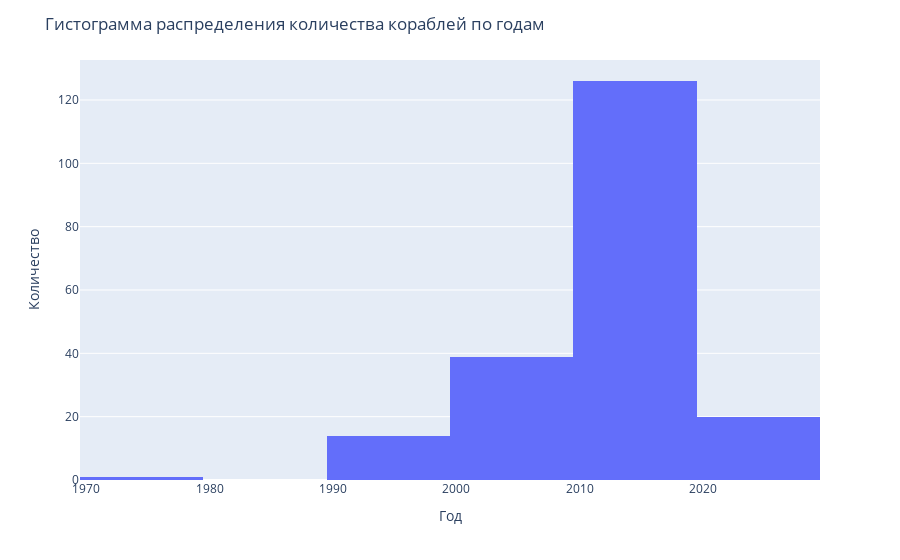

Notebook source saved alongside this figure:
### Code cell
value_counts = df.value_counts("built_year")
df_value_counts = pd.DataFrame(value_counts)
df_value_counts = df_value_counts.reset_index()
df_value_counts.columns = ['built_year', 'amount']

fig = px.histogram(df_value_counts, x='built_year', y='amount')
fig.update_layout(
    title="Гистограмма распределения количества кораблей по годам",
    xaxis_title="Год",
    yaxis_title="Количество"
)
fig.show()

### Figure 1 — Plotly figure (JSON) as saved in the notebook; plotly's stock layout.template omitted (floating-point values rounded to 4 significant figures)
{"data": [{"alignmentgroup": "True", "bingroup": "x", "histfunc": "sum", "hovertemplate": "built_year=%{x}<br>sum of amount=%{y}<extra></extra>", "legendgroup": "", "marker": {"color": "#636efa", "pattern": {"shape": ""}}, "name": "", "offsetgroup": "", "orientation": "v", "showlegend": false, "type": "histogram", "x": [2011, 2012, 2010, 2016, 2014, 2015, 2019, 2018, 2013, 2008, 2009, 2017, 2022, 2021, 2020, 2003, 2004, 2007, 1999, 2005, 2023, 2006, 2002, 1997, 1996, 1995, 1993, 1990, 2001, 2000, 1994, 1992, 1976], "xaxis": "x", "y": [21, 15, 14, 14, 14, 12, 12, 9, 8, 8, 8, 7, 7, 6, 5, 5, 5, 4, 3, 3, 2, 2, 2, 2, 2, 2, 2, 1, 1, 1, 1, 1, 1], "yaxis": "y"}], "layout": {"autosize": true, "barmode": "relative", "legend": {"tracegroupgap": 0}, "margin": {"t": 60}, "title": {"text": "Гистограмма распределения количества кораблей по годам"}, "xaxis": {"anchor": "y", "autorange": true, "domain": [0, 1], "range": [1970.0, 2030.0], "title": {"text": "Год"}, "type": "linear"}, "yaxis": {"anchor": "x", "autorange": true, "domain": [0, 1], "range": [0, 132.6], "title": {"text": "Количество"}, "type": "linear"}}}
